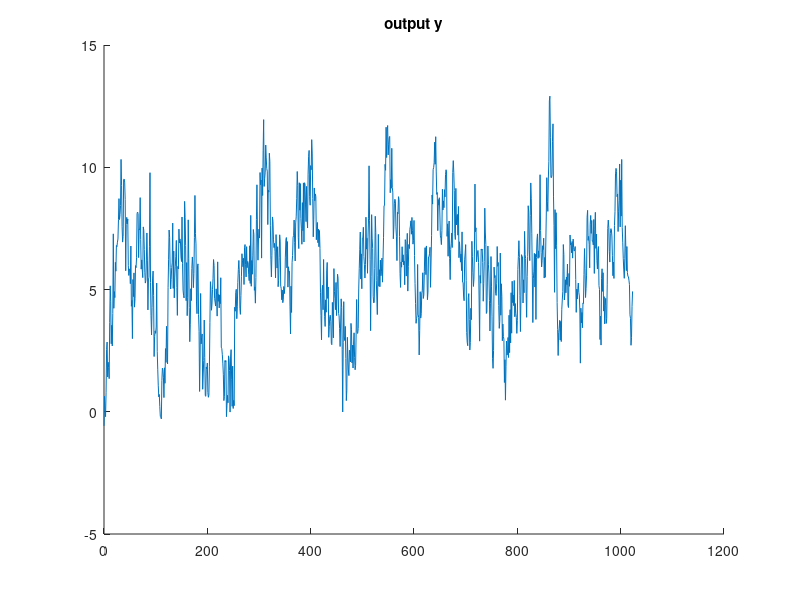
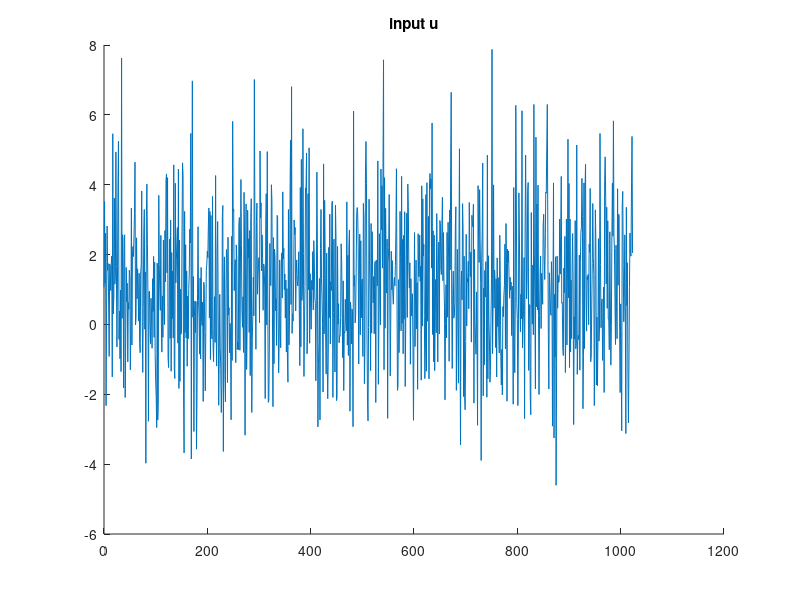
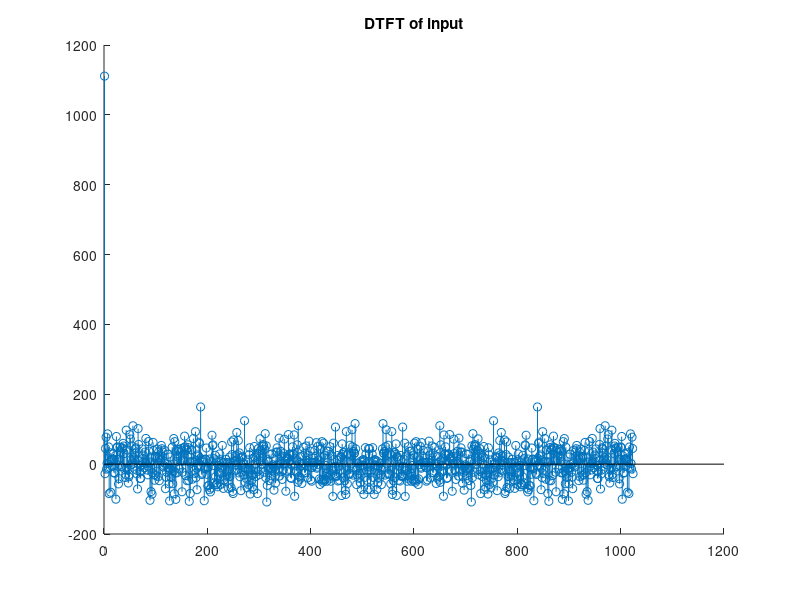

The MATLAB script that drew these images, in order: (Note: this script raises an error after producing the figures.)
% same as before without periodic signal

clc
clear all
close all

G = tf([0.1 0], conv([1 -1.7 0.72],[1 -0.98 0.9]),1) ;
H = tf([0.5 -0.9*0.5],[1 -0.25],1) ;

%generate signals
N=1024 ;
m = 4 ;
time = [0:1:N-1] ;
e = randn(N,1) ;
u = 1 + 2*randn(N,1) ;

ye = lsim(H,e,time) ;
yu = lsim(G,u,time) ;

y = ye + yu ;

figure(1)
title('output y') ; hold on ;
plot(time,y); 
figure(2)
title('input u') ; hold on ;
plot(time,u);

Y = fft(y) ;
U = fft(u) ;

figure(3)
title('DTFT of input') ; hold on ;
stem(U)

G_bar = abs(Y./U) ;

omega = exp(i*2*pi/N*[0:1:(N-1)]) ; 
Gfreq = squeeze(abs(freqresp(G,omega))) ;

figure(4)
loglog( G_bar); hold on ;
loglog( Gfreq) ;
title('unsmoothened plant estimation') ;
legend('estimated tf', 'real tf') ;
ylim([10^(-2) 10^(2)]) ;

figure(5)
loglog( abs(G_bar-Gfreq)) ; hold on ;
loglog( Gfreq) ;
title('error before smoothening') ;
legend('error', 'real tf') ;

%% c) do the average

omega_avg = exp(i*2*pi/N*[0:1:(N-1)]) ;
omega_avg = reshape(omega_avg , [4,N/4]) ; 
omega_avg = omega_avg(1,:)';
Gfreq_avg = squeeze(abs(freqresp(G,omega_avg))) ;
time_avg = [0:1:(N/m - 1)] ;
    
G_bar_average_tot = [] ;
for i = 1:m
    e_avg = randn(N/m,1) ;
    u_avg = 1 + 2*randn(N/m,1) ;
    ye_avg = lsim(H,e_avg,time_avg) ;
    yu_avg = lsim(G,u_avg,time_avg) ;
    y_avg = ye_avg + yu_avg ;
    Y_avg = fft(y_avg) ;
    U_avg = fft(u_avg) ;
    G_bar_average_tot = [G_bar_average_tot abs(Y_avg./U_avg)] ;
end

G_bar_average = zeros(N/m,1)' ;
for i = 1:m ;
    G_bar_average = G_bar_average + 1/m * G_bar_average_tot(((i-1)*N/m +1):i*N/m) ;
end

figure(6)
loglog( G_bar_average); hold on ;
loglog( Gfreq_avg) ;
title('averaged plant estimation') ;
legend('estimated tf', 'real tf') ;
ylim([10^(-2) 10^(2)]) ;

%% d) hann response (frequency)
gama = [5 10 50 100] ;
figure(7) ; hold on ;
subplot(2,1,1);
xlim([-2 2]) ;
for i = 1:size(gama,2) 
    [omega,WHann] = WfHann(gama(i),N) ;
    plot(omega, WHann) ; 
end
legend ('5', '10', '50', '100') ;

%% e) hann response (time)
gama = [5 10 50 100] ;
subplot(2,1,2);
for i = 1:size(gama,2) 
    [lags,WHann] = WtHann(gama(i),N) ;
    plot(lags, WHann) ; 
end
legend ('5', '10', '50', '100') ;

%% f) smoothed signal (frequency)
figure(8)
for i = 1:size(gama,2) 
    Gest = G_bar ;
    Gs = 0*Gest; % smoothed estimate
    [omega,Wg] = WfHann(gama(i),N); % window (centered)
    zidx = find(omega==0); % shift to start at zero
    omega = [omega(zidx:N);omega(1:zidx-1)]; % frequency grid
    Wg = [Wg(zidx:N) Wg(1:zidx-1)];
    a = U.*conj(U); % variance weighting
    for wn = 1:N,
        Wnorm = 0; % reset normalisation
        for xi = 1:N,
            widx = mod(xi-wn,N)+1; % wrap window index
            Gs(wn) = Gs(wn) + ...
            Wg(widx) * Gest(xi) * a(xi);
            Wnorm = Wnorm + Wg(widx) * a(xi);
        end
    Gs(wn) = Gs(wn)/Wnorm; % weight normalisation
    end
    subplot(2,2,i)
    loglog(Gs) ; hold on ;
    loglog( Gfreq) ;
    legend(int2str(gama(i)),'real')
    title('frequency domain window')
end


%% new this week : smoothed signal (time)
autocorrelation_u = 0*WHann ;
figure (9) ;
for i = 1:size(gama,2) 
    j = 0 ;
    [lags,WHann] = WtHann(gama(i),N) ;
    for tao = -(N/2 -1):(N/2)
        j = j+1 ;
        autocorrelation = 0 ;
        for k = 1:N
            if (k-tao)<= 0 || (k-tao)>N
                autocorrelation = autocorrelation ;
            else
                autocorrelation = autocorrelation + u(k)*u(k-tao) ;
            end
        end
        autocorrelation_u(j) = autocorrelation ;
    end
    denominator = fft( WHann .* autocorrelation_u) ;

    j = 0 ; %reset coutner
    for tao = -(N/2 -1):(N/2)
        j = j+1 ;
        crosscorrelation = 0 ;
        for k = 1:N
            if (k-tao)<= 0 || (k-tao)>N
                crosscorrelation = crosscorrelation ;
            else
                crosscorrelation = crosscorrelation + y(k)*u(k-tao) ;
            end
        end
        crosscorrelation_u(j) = crosscorrelation ;
    end
    numerator = fft( WHann .* crosscorrelation_u') ; 
    
    %compute smooth transfer function
    G_smooth_time = numerator/denominator ;
    
    %plot results
    subplot(2,2,i)
    loglog(abs(G_smooth_time)) ; hold on ;
    loglog(Gfreq) ;
    legend(int2str(gama(i)),'real')
    title('time domain window')
end 